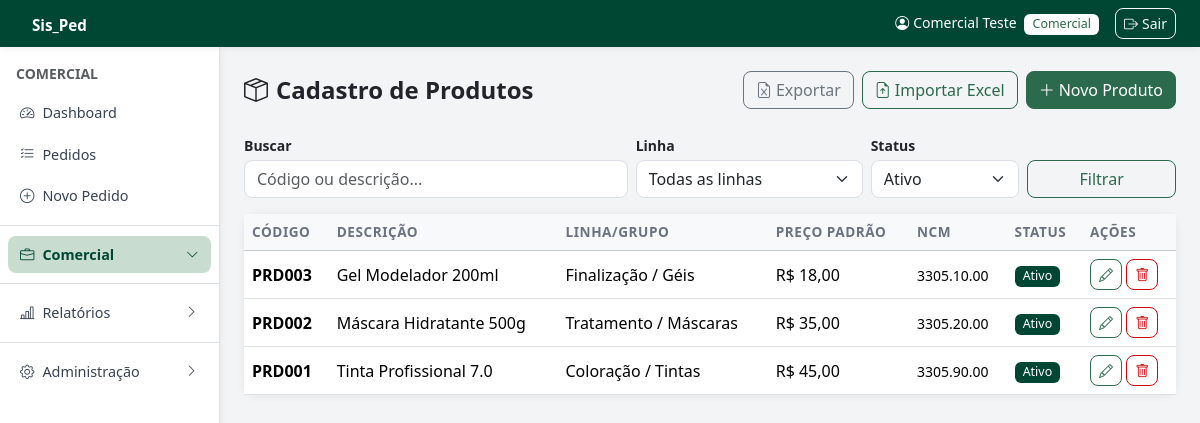
The page /admin/cadastros/produtos.php (signed in) on the database its author committed.
### tables this page shows
CREATE TABLE IF NOT EXISTS produtos (
    id INT AUTO_INCREMENT PRIMARY KEY,
    codigo_produto VARCHAR(50) UNIQUE,
    linha VARCHAR(50),
    grupo VARCHAR(50),
    subgrupo VARCHAR(50),
    codigo_barra VARCHAR(50),
    descricao_pt VARCHAR(200),
    descricao_en VARCHAR(200),
    descricao_es VARCHAR(200),
    nuance VARCHAR(50),
    multiplo INT DEFAULT 1,
    vendas_distribuidor DECIMAL(10,2) DEFAULT 0,
    vendas_varejo DECIMAL(10,2) DEFAULT 0,
    vendas_exportacao DECIMAL(10,2) DEFAULT 0,
    ncm_id INT,
    cest VARCHAR(20),
    status ENUM('ativo','inativo') DEFAULT 'ativo',
    created_at TIMESTAMP DEFAULT CURRENT_TIMESTAMP,
    FOREIGN KEY (ncm_id) REFERENCES ncm(id) ON DELETE SET NULL
);

CREATE TABLE IF NOT EXISTS tabela_precos (
    id INT AUTO_INCREMENT PRIMARY KEY,
    produto_id INT NOT NULL,
    preco_padrao DECIMAL(10,2) DEFAULT 0,
    created_at TIMESTAMP DEFAULT CURRENT_TIMESTAMP,
    FOREIGN KEY (produto_id) REFERENCES produtos(id) ON DELETE CASCADE
);

CREATE TABLE IF NOT EXISTS ncm (
    id INT AUTO_INCREMENT PRIMARY KEY,
    nome_categoria VARCHAR(100),
    ncm VARCHAR(20),
    cest VARCHAR(20),
    ipi DECIMAL(10,4) DEFAULT 0,
    created_at TIMESTAMP DEFAULT CURRENT_TIMESTAMP
);

### admin/cadastros/produtos.php (the view, shortened to what this page needs)
<?php
require_once __DIR__ . '/../../config.php';
$busca          = $_GET['q']      ?? '';
$filtro_status  = $_GET['status'] ?? 'ativo';
$conditions = [];
$params     = [];
if ($filtro_status) {
    $conditions[] = 'p.status = ?';
    $params[] = $filtro_status;
}
$where = $conditions ? 'WHERE ' . implode(' AND ', $conditions) : '';
$produtos = db()->prepare("SELECT p.*, t.preco_padrao, n.ncm FROM produtos p
    LEFT JOIN tabela_precos t ON t.produto_id = p.id
    LEFT JOIN ncm n ON n.id = p.ncm_id
    $where ORDER BY p.descricao_pt");
$produtos->execute($params);
$produtos = $produtos->fetchAll();
require_once LAYOUT_PATH . '/header.php';
?>
<div class="d-flex flex-wrap justify-content-between align-items-center gap-2 mb-4">
    <h4 class="fw-bold mb-0"><i class="bi bi-box-seam me-2"></i>Cadastro de Produtos</h4>
    <div class="d-flex gap-2 flex-wrap">
        <button type="button" class="btn btn-outline-secondary" onclick="exportarProdutos()">
            <i class="bi bi-file-earmark-excel me-1"></i>Exportar
        </button>
        <button class="btn btn-outline-success" data-bs-toggle="modal" data-bs-target="#modalImport">
            <i class="bi bi-file-earmark-arrow-up me-1"></i>Importar Excel
        </button>
        <button class="btn btn-primary" data-bs-toggle="modal" data-bs-target="#modalProduto" onclick="novoRegistro()">
            <i class="bi bi-plus-lg me-1"></i>Novo Produto
        </button>
    </div>
</div>
<form class="mb-3">
    <div class="row g-2 align-items-end">
        <div class="col-md-5">
            <label class="form-label fw-semibold small mb-1">Buscar</label>
            <input type="text" name="q" class="form-control" placeholder="Código ou descrição..." value="<?= e($busca) ?>">
        </div>
        <div class="col-md-3">
            <label class="form-label fw-semibold small mb-1">Linha</label>
            <select name="linha" class="form-select">
                <option value="">Todas as linhas</option>
            </select>
        </div>
        <div class="col-md-2">
            <label class="form-label fw-semibold small mb-1">Status</label>
            <select name="status" class="form-select">
                <option value="ativo"   <?= $filtro_status === 'ativo'   ? 'selected' : '' ?>>Ativo</option>
            </select>
        </div>
        <div class="col-md-2 d-flex gap-2">
            <button type="submit" class="btn btn-outline-primary w-100">Filtrar</button>
        </div>
    </div>
</form>
<div class="card shadow-sm border-0">
    <div class="card-body p-0">
        <div class="table-responsive">
        <table class="table table-hover mb-0">
            <thead class="table-light">
                <tr>
                    <th>Código</th>
                    <th>Descrição</th>
                    <th>Linha/Grupo</th>
                    <th>Preço Padrão</th>
                    <th>NCM</th>
                    <th>Status</th>
                    <th>Ações</th>
                </tr>
            </thead>
            <tbody>
            <?php if ($produtos): foreach ($produtos as $p): ?>
                <tr>
                    <td><strong><?= e($p['codigo_produto']) ?></strong></td>
                    <td><?= e($p['descricao_pt']) ?></td>
                    <td><?= e($p['linha']) ?><?= $p['grupo'] ? ' / ' . e($p['grupo']) : '' ?></td>
                    <td><?= moedaBR($p['preco_padrao']) ?></td>
                    <td><small><?= e($p['ncm'] ?? '—') ?></small></td>
                    <td><?= statusBadge($p['status']) ?></td>
                    <td>
                        <button class="btn btn-sm btn-outline-primary" onclick="editarRegistro(<?= htmlspecialchars(json_encode($p), ENT_QUOTES) ?>)">
                            <i class="bi bi-pencil"></i>
                        </button>
                        <form method="POST" class="d-inline" onsubmit="return confirm('Excluir este produto?')">
                            <button class="btn btn-sm btn-outline-danger"><i class="bi bi-trash"></i></button>
                        </form>
                    </td>
                </tr>
            <?php endforeach; else: ?>
                <tr><td colspan="7" class="text-center text-muted py-4">Nenhum produto cadastrado.</td></tr>
            <?php endif; ?>
            </tbody>
        </table>
        </div>
    </div>
</div>
<?php require_once LAYOUT_PATH . '/footer.php'; ?>

### config.php (shortened to what this page needs)
<?php
function db() {
    static $pdo = null;
    if ($pdo === null) {
        try {
            $pdo = new PDO(
                'mysql:host=' . DB_HOST . ';dbname=' . DB_NAME . ';charset=utf8mb4',
                DB_USER, DB_PASS,
                [PDO::ATTR_ERRMODE => PDO::ERRMODE_EXCEPTION,
                 PDO::ATTR_DEFAULT_FETCH_MODE => PDO::FETCH_ASSOC]
            );
            try { $pdo->exec("ALTER TABLE pedidos ADD COLUMN lote_id VARCHAR(40) NULL"); } catch (PDOException $e) {}
            try { $pdo->exec("ALTER TABLE clientes MODIFY COLUMN email VARCHAR(255) NULL DEFAULT NULL"); } catch (PDOException $e) {}
            try { $pdo->exec("UPDATE clientes SET email = NULL WHERE email = ''"); } catch (PDOException $e) {}
            try { $pdo->exec("ALTER TABLE tabela_precos ADD COLUMN preco_network DECIMAL(10,2) NULL DEFAULT NULL"); } catch (PDOException $e) {}
            try { $pdo->exec("ALTER TABLE tabela_precos ADD COLUMN preco_auxiliar DECIMAL(10,2) NULL DEFAULT NULL"); } catch (PDOException $e) {}
            try { $pdo->exec("ALTER TABLE pedidos ADD COLUMN desconto_campanha DECIMAL(5,2) NULL DEFAULT NULL"); } catch (PDOException $e) {}
            try { $pdo->exec("ALTER TABLE bonus_ma_logs ADD COLUMN valor_utilizado DECIMAL(10,2) NOT NULL DEFAULT 0"); } catch (PDOException $e) {}
            try { $pdo->exec("ALTER TABLE pedidos ADD COLUMN forma_pagamento VARCHAR(60) NULL DEFAULT NULL"); } catch (PDOException $e) {}
            try { $pdo->exec("ALTER TABLE creditos ADD COLUMN valor_utilizado DECIMAL(12,2) NOT NULL DEFAULT 0"); } catch (PDOException $e) {}
            try { $pdo->exec("ALTER TABLE pedidos ADD COLUMN credito_utilizado DECIMAL(12,2) NULL DEFAULT NULL"); } catch (PDOException $e) {}
            try { $pdo->exec("ALTER TABLE clientes ADD COLUMN email VARCHAR(120) NULL DEFAULT NULL"); } catch (PDOException $e) {}
            try { $pdo->exec("ALTER TABLE clientes ADD COLUMN senha VARCHAR(255) NULL DEFAULT NULL"); } catch (PDOException $e) {}
            try { $pdo->exec("ALTER TABLE pedidos MODIFY COLUMN status ENUM('comercial','financeiro','faturamento','faturado','cancelado','reprovado') DEFAULT 'comercial'"); } catch (PDOException $e) {}
            try { $pdo->exec("ALTER TABLE usuarios MODIFY COLUMN tipo_acesso ENUM('comercial','financeiro','supervisor','tecnologia da informacao','recursos humanos','marketing','diretoria','centro tecnico','contabilidade','recepcao','expedicao') NOT NULL DEFAULT 'comercial'"); } catch (PDOException $e) {}
            try { $pdo->exec("ALTER TABLE clientes ADD COLUMN desconto_canal DECIMAL(10,4) DEFAULT 0"); } catch (PDOException $e) {}
            try { $pdo->exec("ALTER TABLE campanhas ADD COLUMN canal_venda_id INT NULL"); } catch (PDOException $e) {}
            try { $pdo->exec("ALTER TABLE clientes ADD COLUMN supervisor VARCHAR(100) NULL"); } catch (PDOException $e) {}
            try { $pdo->exec("UPDATE clientes SET supervisor = vendedor WHERE supervisor IS NULL AND vendedor IS NOT NULL"); } catch (PDOException $e) {}
            try { $pdo->exec("ALTER TABLE pedidos ADD COLUMN supervisor VARCHAR(100) NULL"); } catch (PDOException $e) {}
            try { $pdo->exec("UPDATE pedidos SET supervisor = vendedor WHERE supervisor IS NULL AND vendedor IS NOT NULL"); } catch (PDOException $e) {}
            try { $pdo->exec("CREATE TABLE IF NOT EXISTS grupo_empresas (
                id         INT AUTO_INCREMENT PRIMARY KEY,
                nome       VARCHAR(120) NOT NULL,
                descricao  TEXT,
                created_at TIMESTAMP DEFAULT CURRENT_TIMESTAMP
            )"); } catch (PDOException $e) {}
            try { $pdo->exec("CREATE TABLE IF NOT EXISTS grupo_empresas_clientes (
                id        INT AUTO_INCREMENT PRIMARY KEY,
                grupo_id  INT NOT NULL,
                cliente_id INT NOT NULL,
                UNIQUE KEY uq_grupo_cliente (grupo_id, cliente_id)
            )"); } catch (PDOException $e) {}
            try { $pdo->exec("CREATE TABLE IF NOT EXISTS webhook_logs (
                id         INT AUTO_INCREMENT PRIMARY KEY,
                origem     VARCHAR(50)  NOT NULL,
                evento     VARCHAR(100) NOT NULL,
                status     VARCHAR(20)  NOT NULL,
                detalhe    TEXT,
                cliente_id INT NULL,
                created_at TIMESTAMP DEFAULT CURRENT_TIMESTAMP
            )"); } catch (PDOException $e) {}
            try { $pdo->exec("CREATE TABLE IF NOT EXISTS pedido_logs (
                id            INT AUTO_INCREMENT PRIMARY KEY,
                pedido_id     INT          NOT NULL,
                numero_pedido VARCHAR(50)  NOT NULL,
                usuario_nome  VARCHAR(100),
                usuario_tipo  VARCHAR(30),
                acao          VARCHAR(120) NOT NULL,
                status_antes  VARCHAR(30),
                status_depois VARCHAR(30),
                detalhes      TEXT,
                created_at    TIMESTAMP DEFAULT CURRENT_TIMESTAMP,
                INDEX idx_pedido (pedido_id),
                INDEX idx_numero (numero_pedido)
            )"); } catch (PDOException $e) {}
        } catch (PDOException $e) {
            die('Erro de conexão com o banco de dados. <a href="' . BASE_URL . '/install.php">Clique aqui para configurar.</a>');
        }
    }
    return $pdo;
}
function e($s) {
    return htmlspecialchars((string)($s ?? ''), ENT_QUOTES, 'UTF-8');
}
function moedaBR($v) {
    return 'R$ ' . number_format((float)$v, 2, ',', '.');
}
function statusBadge($s) {
    $map = [
        'comercial'   => ['primary',   'Aguardando Comercial'],
        'financeiro'  => ['warning',   'Aguardando Financeiro'],
        'faturamento' => ['info',      'Aguardando Faturamento'],
        'faturado'    => ['success',   'Faturado'],
        'cancelado'   => ['danger',    'Cancelado'],
        'reprovado'   => ['danger',    'Cancelado'],
        'ativo'       => ['success',   'Ativo'],
        'inativo'     => ['secondary', 'Inativo'],
        'aberto'      => ['warning',   'Aberto'],
        'pago'        => ['success',   'Pago'],
        'vencido'     => ['danger',    'Vencido'],
        'aprovado'    => ['success',   'Aprovado'],
        'pendente'    => ['secondary', 'Pendente'],
    ];
    [$cls, $label] = $map[$s] ?? ['secondary', ucfirst($s)];
    return '<span class="badge bg-' . $cls . '">' . $label . '</span>';
}

### assets/css/style.css (style rules this page uses)
:root { --brand-darkest: #004733; --brand-dark: #2b6a4d; --brand-mid: #568d66; --brand-light: #a5c1ae; --gray-bg: #f3f4f6; --gray-border: #dcdfe5; --red-light: #df8080; --red-mid: #cb0b0a; --red-dark: #ad080f; --red-darkest: #8e0413; }
body { font-family: 'Segoe UI', system-ui, -apple-system, sans-serif; background-color: var(--gray-bg); }
.btn-primary { background-color: var(--brand-dark); border-color: var(--brand-dark); color: #fff; }
.btn-outline-primary { color: var(--brand-dark); border-color: var(--brand-dark); }
.bg-success { background-color: var(--brand-darkest) !important; }
.badge.bg-success { background-color: var(--brand-darkest) !important; }
.btn-outline-success { color: var(--brand-dark); border-color: var(--brand-dark); }
.btn-outline-danger { color: var(--red-mid); border-color: var(--red-mid); }
.card { border-radius: 12px; }
.form-control, .form-select { border-radius: 8px; border-color: var(--gray-border); }
.table th { font-weight: 600; font-size: .85rem; text-transform: uppercase; letter-spacing: .04em; color: #6b7280; }
.table td { vertical-align: middle; }
.badge { font-size: .78rem; font-weight: 500; padding: .35em .65em; border-radius: 6px; }
.btn { border-radius: 8px; font-weight: 500; }
.shadow-sm { box-shadow: 0 1px 8px rgba(0,0,0,.07) !important; }
body { overflow-x: hidden; }

### rows shown on the page
produtos: codigo_produto "PRD003", descricao_pt "Gel Modelador 200ml", linha "Finalização", grupo "Géis", tabela_precos.preco_padrao "R$ 18,00", ncm.ncm "3305.10.00"
produtos: codigo_produto "PRD002", descricao_pt "Máscara Hidratante 500g", linha "Tratamento", grupo "Máscaras", tabela_precos.preco_padrao "R$ 35,00", ncm.ncm "3305.20.00"
produtos: codigo_produto "PRD001", descricao_pt "Tinta Profissional 7.0", linha "Coloração", grupo "Tintas", tabela_precos.preco_padrao "R$ 45,00", ncm.ncm "3305.90.00"

### other values the page prints
$_usuario['nome'] "Comercial Teste"
$_usuario['tipo'] "Comercial"
$tipoLabels[$_usuario['tipo']] "COMERCIAL"
